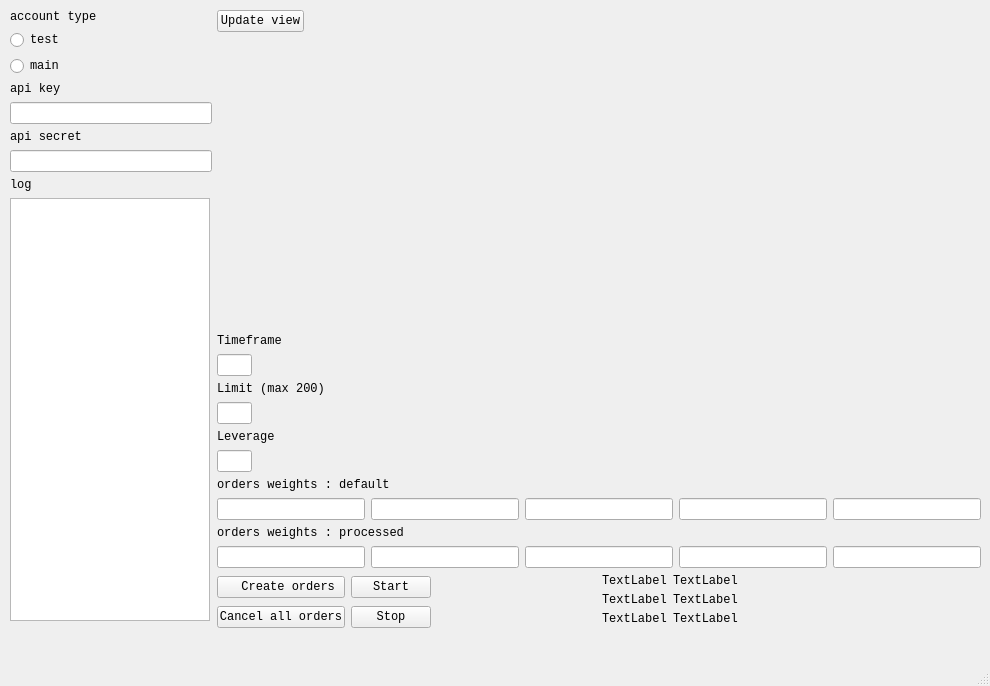
<?xml version="1.0" encoding="UTF-8"?>
<ui version="4.0">
 <class>MainWindow</class>
 <widget class="QMainWindow" name="MainWindow">
  <property name="geometry">
   <rect>
    <x>0</x>
    <y>0</y>
    <width>990</width>
    <height>686</height>
   </rect>
  </property>
  <property name="font">
   <font>
    <family>Consolas</family>
    <pointsize>9</pointsize>
   </font>
  </property>
  <property name="windowTitle">
   <string>MainWindow</string>
  </property>
  <widget class="QWidget" name="centralwidget">
   <widget class="QWidget" name="plotwidget" native="true">
    <property name="geometry">
     <rect>
      <x>602</x>
      <y>9</y>
      <width>379</width>
      <height>159</height>
     </rect>
    </property>
   </widget>
   <widget class="QWidget" name="layoutWidget">
    <property name="geometry">
     <rect>
      <x>217</x>
      <y>334</y>
      <width>764</width>
      <height>234</height>
     </rect>
    </property>
    <layout class="QVBoxLayout" name="verticalLayout_8">
     <item>
      <layout class="QVBoxLayout" name="verticalLayout_5">
       <item>
        <widget class="QLabel" name="label_4">
         <property name="sizePolicy">
          <sizepolicy hsizetype="Fixed" vsizetype="Preferred">
           <horstretch>0</horstretch>
           <verstretch>0</verstretch>
          </sizepolicy>
         </property>
         <property name="text">
          <string>Timeframe</string>
         </property>
        </widget>
       </item>
       <item>
        <widget class="QLineEdit" name="lineEdit_3">
         <property name="sizePolicy">
          <sizepolicy hsizetype="Fixed" vsizetype="Fixed">
           <horstretch>0</horstretch>
           <verstretch>0</verstretch>
          </sizepolicy>
         </property>
         <property name="maximumSize">
          <size>
           <width>35</width>
           <height>16777215</height>
          </size>
         </property>
        </widget>
       </item>
       <item>
        <widget class="QLabel" name="label_5">
         <property name="sizePolicy">
          <sizepolicy hsizetype="Fixed" vsizetype="Preferred">
           <horstretch>0</horstretch>
           <verstretch>0</verstretch>
          </sizepolicy>
         </property>
         <property name="text">
          <string>Limit (max 200)</string>
         </property>
        </widget>
       </item>
       <item>
        <widget class="QLineEdit" name="lineEdit_4">
         <property name="sizePolicy">
          <sizepolicy hsizetype="Fixed" vsizetype="Fixed">
           <horstretch>0</horstretch>
           <verstretch>0</verstretch>
          </sizepolicy>
         </property>
         <property name="maximumSize">
          <size>
           <width>35</width>
           <height>16777215</height>
          </size>
         </property>
        </widget>
       </item>
       <item>
        <widget class="QLabel" name="label_6">
         <property name="sizePolicy">
          <sizepolicy hsizetype="Fixed" vsizetype="Preferred">
           <horstretch>0</horstretch>
           <verstretch>0</verstretch>
          </sizepolicy>
         </property>
         <property name="text">
          <string>Leverage </string>
         </property>
        </widget>
       </item>
       <item>
        <widget class="QLineEdit" name="lineEdit_5">
         <property name="sizePolicy">
          <sizepolicy hsizetype="Fixed" vsizetype="Fixed">
           <horstretch>0</horstretch>
           <verstretch>0</verstretch>
          </sizepolicy>
         </property>
         <property name="maximumSize">
          <size>
           <width>35</width>
           <height>16777215</height>
          </size>
         </property>
        </widget>
       </item>
      </layout>
     </item>
     <item>
      <layout class="QVBoxLayout" name="verticalLayout_7">
       <item>
        <widget class="QLabel" name="label_7">
         <property name="sizePolicy">
          <sizepolicy hsizetype="Fixed" vsizetype="Preferred">
           <horstretch>0</horstretch>
           <verstretch>0</verstretch>
          </sizepolicy>
         </property>
         <property name="text">
          <string>orders weights : default</string>
         </property>
        </widget>
       </item>
       <item>
        <layout class="QHBoxLayout" name="horizontalLayout_2">
         <item>
          <widget class="QLineEdit" name="w4">
           <property name="sizePolicy">
            <sizepolicy hsizetype="Fixed" vsizetype="Fixed">
             <horstretch>0</horstretch>
             <verstretch>0</verstretch>
            </sizepolicy>
           </property>
           <property name="maximumSize">
            <size>
             <width>200</width>
             <height>16777215</height>
            </size>
           </property>
          </widget>
         </item>
         <item>
          <widget class="QLineEdit" name="w1">
           <property name="sizePolicy">
            <sizepolicy hsizetype="Fixed" vsizetype="Fixed">
             <horstretch>0</horstretch>
             <verstretch>0</verstretch>
            </sizepolicy>
           </property>
           <property name="maximumSize">
            <size>
             <width>200</width>
             <height>16777215</height>
            </size>
           </property>
           <property name="clearButtonEnabled">
            <bool>false</bool>
           </property>
          </widget>
         </item>
         <item>
          <widget class="QLineEdit" name="w5">
           <property name="sizePolicy">
            <sizepolicy hsizetype="Fixed" vsizetype="Fixed">
             <horstretch>0</horstretch>
             <verstretch>0</verstretch>
            </sizepolicy>
           </property>
           <property name="maximumSize">
            <size>
             <width>200</width>
             <height>16777215</height>
            </size>
           </property>
          </widget>
         </item>
         <item>
          <widget class="QLineEdit" name="w3">
           <property name="sizePolicy">
            <sizepolicy hsizetype="Fixed" vsizetype="Fixed">
             <horstretch>0</horstretch>
             <verstretch>0</verstretch>
            </sizepolicy>
           </property>
           <property name="maximumSize">
            <size>
             <width>200</width>
             <height>16777215</height>
            </size>
           </property>
          </widget>
         </item>
         <item>
          <widget class="QLineEdit" name="w2">
           <property name="sizePolicy">
            <sizepolicy hsizetype="Fixed" vsizetype="Fixed">
             <horstretch>0</horstretch>
             <verstretch>0</verstretch>
            </sizepolicy>
           </property>
           <property name="maximumSize">
            <size>
             <width>200</width>
             <height>16777215</height>
            </size>
           </property>
          </widget>
         </item>
        </layout>
       </item>
       <item>
        <widget class="QLabel" name="label_8">
         <property name="sizePolicy">
          <sizepolicy hsizetype="Fixed" vsizetype="Preferred">
           <horstretch>0</horstretch>
           <verstretch>0</verstretch>
          </sizepolicy>
         </property>
         <property name="text">
          <string>orders weights : processed</string>
         </property>
        </widget>
       </item>
       <item>
        <layout class="QHBoxLayout" name="horizontalLayout_3" stretch="0,0,0,0,0">
         <property name="spacing">
          <number>6</number>
         </property>
         <property name="sizeConstraint">
          <enum>QLayout::SetMaximumSize</enum>
         </property>
         <item>
          <widget class="QLineEdit" name="w1_2">
           <property name="sizePolicy">
            <sizepolicy hsizetype="Fixed" vsizetype="Fixed">
             <horstretch>0</horstretch>
             <verstretch>0</verstretch>
            </sizepolicy>
           </property>
           <property name="maximumSize">
            <size>
             <width>200</width>
             <height>16777215</height>
            </size>
           </property>
           <property name="clearButtonEnabled">
            <bool>false</bool>
           </property>
          </widget>
         </item>
         <item>
          <widget class="QLineEdit" name="w2_2">
           <property name="sizePolicy">
            <sizepolicy hsizetype="Fixed" vsizetype="Fixed">
             <horstretch>0</horstretch>
             <verstretch>0</verstretch>
            </sizepolicy>
           </property>
           <property name="maximumSize">
            <size>
             <width>200</width>
             <height>16777215</height>
            </size>
           </property>
          </widget>
         </item>
         <item>
          <widget class="QLineEdit" name="w3_2">
           <property name="sizePolicy">
            <sizepolicy hsizetype="Fixed" vsizetype="Fixed">
             <horstretch>0</horstretch>
             <verstretch>0</verstretch>
            </sizepolicy>
           </property>
           <property name="maximumSize">
            <size>
             <width>200</width>
             <height>16777215</height>
            </size>
           </property>
          </widget>
         </item>
         <item>
          <widget class="QLineEdit" name="w4_2">
           <property name="sizePolicy">
            <sizepolicy hsizetype="Fixed" vsizetype="Fixed">
             <horstretch>0</horstretch>
             <verstretch>0</verstretch>
            </sizepolicy>
           </property>
           <property name="maximumSize">
            <size>
             <width>200</width>
             <height>16777215</height>
            </size>
           </property>
          </widget>
         </item>
         <item>
          <widget class="QLineEdit" name="w5_2">
           <property name="sizePolicy">
            <sizepolicy hsizetype="Fixed" vsizetype="Fixed">
             <horstretch>0</horstretch>
             <verstretch>0</verstretch>
            </sizepolicy>
           </property>
           <property name="maximumSize">
            <size>
             <width>200</width>
             <height>16777215</height>
            </size>
           </property>
          </widget>
         </item>
        </layout>
       </item>
      </layout>
     </item>
    </layout>
   </widget>
   <widget class="QWidget" name="layoutWidget">
    <property name="geometry">
     <rect>
      <x>217</x>
      <y>574</y>
      <width>214</width>
      <height>56</height>
     </rect>
    </property>
    <layout class="QHBoxLayout" name="horizontalLayout">
     <item>
      <layout class="QVBoxLayout" name="verticalLayout_2">
       <property name="sizeConstraint">
        <enum>QLayout::SetNoConstraint</enum>
       </property>
       <item>
        <widget class="QPushButton" name="pushButton_3">
         <property name="sizePolicy">
          <sizepolicy hsizetype="Fixed" vsizetype="Fixed">
           <horstretch>0</horstretch>
           <verstretch>0</verstretch>
          </sizepolicy>
         </property>
         <property name="layoutDirection">
          <enum>Qt::LeftToRight</enum>
         </property>
         <property name="text">
          <string>   Create orders </string>
         </property>
        </widget>
       </item>
       <item>
        <widget class="QPushButton" name="cancelButton">
         <property name="sizePolicy">
          <sizepolicy hsizetype="Fixed" vsizetype="Fixed">
           <horstretch>0</horstretch>
           <verstretch>0</verstretch>
          </sizepolicy>
         </property>
         <property name="text">
          <string>Cancel all orders</string>
         </property>
        </widget>
       </item>
      </layout>
     </item>
     <item>
      <layout class="QVBoxLayout" name="verticalLayout">
       <property name="sizeConstraint">
        <enum>QLayout::SetNoConstraint</enum>
       </property>
       <item>
        <widget class="QPushButton" name="pushButton">
         <property name="sizePolicy">
          <sizepolicy hsizetype="Fixed" vsizetype="Fixed">
           <horstretch>0</horstretch>
           <verstretch>0</verstretch>
          </sizepolicy>
         </property>
         <property name="text">
          <string>Start</string>
         </property>
        </widget>
       </item>
       <item>
        <widget class="QPushButton" name="pushButton_2">
         <property name="sizePolicy">
          <sizepolicy hsizetype="Fixed" vsizetype="Fixed">
           <horstretch>0</horstretch>
           <verstretch>0</verstretch>
          </sizepolicy>
         </property>
         <property name="text">
          <string>Stop</string>
         </property>
        </widget>
       </item>
      </layout>
     </item>
    </layout>
   </widget>
   <widget class="QWidget" name="layoutWidget">
    <property name="geometry">
     <rect>
      <x>217</x>
      <y>9</y>
      <width>87</width>
      <height>25</height>
     </rect>
    </property>
    <layout class="QVBoxLayout" name="verticalLayout_3">
     <item alignment="Qt::AlignHCenter">
      <widget class="QPushButton" name="updateButton">
       <property name="text">
        <string>Update view</string>
       </property>
      </widget>
     </item>
    </layout>
   </widget>
   <widget class="QWidget" name="layoutWidget">
    <property name="geometry">
     <rect>
      <x>602</x>
      <y>574</y>
      <width>136</width>
      <height>51</height>
     </rect>
    </property>
    <layout class="QVBoxLayout" name="verticalLayout_6">
     <item>
      <layout class="QHBoxLayout" name="horizontalLayout_4">
       <item>
        <widget class="QLabel" name="label_14">
         <property name="text">
          <string>TextLabel</string>
         </property>
        </widget>
       </item>
       <item>
        <widget class="QLabel" name="label_10">
         <property name="text">
          <string>TextLabel</string>
         </property>
        </widget>
       </item>
      </layout>
     </item>
     <item>
      <layout class="QHBoxLayout" name="horizontalLayout_5">
       <item>
        <widget class="QLabel" name="label_13">
         <property name="text">
          <string>TextLabel</string>
         </property>
        </widget>
       </item>
       <item>
        <widget class="QLabel" name="label_12">
         <property name="text">
          <string>TextLabel</string>
         </property>
        </widget>
       </item>
      </layout>
     </item>
     <item>
      <layout class="QHBoxLayout" name="horizontalLayout_6">
       <item>
        <widget class="QLabel" name="label_11">
         <property name="text">
          <string>TextLabel</string>
         </property>
        </widget>
       </item>
       <item>
        <widget class="QLabel" name="label_15">
         <property name="text">
          <string>TextLabel</string>
         </property>
        </widget>
       </item>
      </layout>
     </item>
    </layout>
   </widget>
   <widget class="QWidget" name="">
    <property name="geometry">
     <rect>
      <x>10</x>
      <y>10</y>
      <width>202</width>
      <height>611</height>
     </rect>
    </property>
    <layout class="QVBoxLayout" name="verticalLayout_4">
     <item>
      <widget class="QLabel" name="label">
       <property name="text">
        <string>account type</string>
       </property>
      </widget>
     </item>
     <item>
      <widget class="QRadioButton" name="radioButton">
       <property name="text">
        <string>test</string>
       </property>
      </widget>
     </item>
     <item>
      <widget class="QRadioButton" name="radioButton_2">
       <property name="text">
        <string>main</string>
       </property>
      </widget>
     </item>
     <item>
      <widget class="QLabel" name="label_2">
       <property name="text">
        <string>api key</string>
       </property>
      </widget>
     </item>
     <item>
      <widget class="QLineEdit" name="lineEdit">
       <property name="maximumSize">
        <size>
         <width>250</width>
         <height>16777215</height>
        </size>
       </property>
      </widget>
     </item>
     <item>
      <widget class="QLabel" name="label_3">
       <property name="text">
        <string>api secret</string>
       </property>
      </widget>
     </item>
     <item>
      <widget class="QLineEdit" name="lineEdit_2">
       <property name="maximumSize">
        <size>
         <width>250</width>
         <height>16777215</height>
        </size>
       </property>
      </widget>
     </item>
     <item>
      <widget class="QLabel" name="label_9">
       <property name="text">
        <string>log</string>
       </property>
      </widget>
     </item>
     <item>
      <widget class="QTextBrowser" name="textBrowser">
       <property name="sizePolicy">
        <sizepolicy hsizetype="Fixed" vsizetype="Expanding">
         <horstretch>0</horstretch>
         <verstretch>0</verstretch>
        </sizepolicy>
       </property>
       <property name="maximumSize">
        <size>
         <width>200</width>
         <height>16777215</height>
        </size>
       </property>
       <property name="sizeAdjustPolicy">
        <enum>QAbstractScrollArea::AdjustIgnored</enum>
       </property>
      </widget>
     </item>
    </layout>
   </widget>
  </widget>
  <widget class="QMenuBar" name="menubar">
   <property name="geometry">
    <rect>
     <x>0</x>
     <y>0</y>
     <width>990</width>
     <height>21</height>
    </rect>
   </property>
  </widget>
  <widget class="QStatusBar" name="statusbar"/>
 </widget>
 <resources/>
 <connections/>
</ui>
